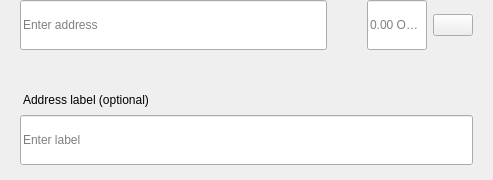
<?xml version="1.0" encoding="UTF-8"?>
<ui version="4.0">
 <class>SendMultiRow</class>
 <widget class="QWidget" name="SendMultiRow">
  <property name="geometry">
   <rect>
    <x>0</x>
    <y>0</y>
    <width>493</width>
    <height>180</height>
   </rect>
  </property>
  <property name="minimumSize">
   <size>
    <width>0</width>
    <height>0</height>
   </size>
  </property>
  <property name="maximumSize">
   <size>
    <width>16777215</width>
    <height>16777215</height>
   </size>
  </property>
  <property name="windowTitle">
   <string>Form</string>
  </property>
  <layout class="QVBoxLayout" name="verticalLayout_3">
   <property name="spacing">
    <number>0</number>
   </property>
   <property name="leftMargin">
    <number>0</number>
   </property>
   <property name="topMargin">
    <number>0</number>
   </property>
   <property name="rightMargin">
    <number>20</number>
   </property>
   <property name="bottomMargin">
    <number>5</number>
   </property>
   <item alignment="Qt::AlignTop">
    <widget class="QWidget" name="widget" native="true">
     <property name="sizePolicy">
      <sizepolicy hsizetype="Expanding" vsizetype="Maximum">
       <horstretch>0</horstretch>
       <verstretch>0</verstretch>
      </sizepolicy>
     </property>
     <property name="minimumSize">
      <size>
       <width>0</width>
       <height>60</height>
      </size>
     </property>
     <property name="maximumSize">
      <size>
       <width>16777215</width>
       <height>85</height>
      </size>
     </property>
     <layout class="QHBoxLayout" name="horizontalLayout" stretch="6,0,2">
      <property name="spacing">
       <number>0</number>
      </property>
      <property name="leftMargin">
       <number>8</number>
      </property>
      <property name="topMargin">
       <number>0</number>
      </property>
      <property name="rightMargin">
       <number>0</number>
      </property>
      <property name="bottomMargin">
       <number>0</number>
      </property>
      <item alignment="Qt::AlignTop">
       <widget class="QStackedWidget" name="stackedAddress">
        <property name="minimumSize">
         <size>
          <width>0</width>
          <height>50</height>
         </size>
        </property>
        <property name="maximumSize">
         <size>
          <width>16777215</width>
          <height>50</height>
         </size>
        </property>
        <widget class="QWidget" name="page_4">
         <property name="sizePolicy">
          <sizepolicy hsizetype="Expanding" vsizetype="Preferred">
           <horstretch>0</horstretch>
           <verstretch>0</verstretch>
          </sizepolicy>
         </property>
         <property name="minimumSize">
          <size>
           <width>0</width>
           <height>50</height>
          </size>
         </property>
         <property name="maximumSize">
          <size>
           <width>16777215</width>
           <height>55</height>
          </size>
         </property>
         <layout class="QVBoxLayout" name="verticalLayout_7">
          <property name="spacing">
           <number>0</number>
          </property>
          <property name="leftMargin">
           <number>12</number>
          </property>
          <property name="topMargin">
           <number>0</number>
          </property>
          <property name="rightMargin">
           <number>0</number>
          </property>
          <property name="bottomMargin">
           <number>0</number>
          </property>
          <item>
           <widget class="QLineEdit" name="lineEditAddress">
            <property name="minimumSize">
             <size>
              <width>0</width>
              <height>50</height>
             </size>
            </property>
            <property name="maximumSize">
             <size>
              <width>16777215</width>
              <height>50</height>
             </size>
            </property>
            <property name="placeholderText">
             <string>Enter address</string>
            </property>
           </widget>
          </item>
         </layout>
        </widget>
        <widget class="QWidget" name="page_3"/>
       </widget>
      </item>
      <item>
       <spacer name="horizontalSpacer_3">
        <property name="orientation">
         <enum>Qt::Horizontal</enum>
        </property>
        <property name="sizeType">
         <enum>QSizePolicy::Fixed</enum>
        </property>
        <property name="sizeHint" stdset="0">
         <size>
          <width>40</width>
          <height>20</height>
         </size>
        </property>
       </spacer>
      </item>
      <item>
       <layout class="QHBoxLayout" name="horizontalLayout_2">
        <property name="spacing">
         <number>6</number>
        </property>
        <item alignment="Qt::AlignTop">
         <widget class="QLineEdit" name="lineEditAmount">
          <property name="sizePolicy">
           <sizepolicy hsizetype="Expanding" vsizetype="Preferred">
            <horstretch>0</horstretch>
            <verstretch>0</verstretch>
           </sizepolicy>
          </property>
          <property name="minimumSize">
           <size>
            <width>0</width>
            <height>50</height>
           </size>
          </property>
          <property name="maximumSize">
           <size>
            <width>16777215</width>
            <height>50</height>
           </size>
          </property>
          <property name="maxLength">
           <number>17</number>
          </property>
          <property name="alignment">
           <set>Qt::AlignLeading|Qt::AlignLeft|Qt::AlignVCenter</set>
          </property>
          <property name="placeholderText">
           <string notr="true">0.00 OZTG</string>
          </property>
         </widget>
        </item>
        <item>
         <layout class="QVBoxLayout" name="verticalLayout">
          <property name="topMargin">
           <number>14</number>
          </property>
          <property name="bottomMargin">
           <number>0</number>
          </property>
          <item alignment="Qt::AlignTop">
           <widget class="QPushButton" name="btnMenu">
            <property name="minimumSize">
             <size>
              <width>0</width>
              <height>0</height>
             </size>
            </property>
            <property name="maximumSize">
             <size>
              <width>16777215</width>
              <height>16777215</height>
             </size>
            </property>
            <property name="focusPolicy">
             <enum>Qt::NoFocus</enum>
            </property>
            <property name="text">
             <string/>
            </property>
           </widget>
          </item>
         </layout>
        </item>
       </layout>
      </item>
     </layout>
    </widget>
   </item>
   <item>
    <widget class="QWidget" name="layoutLabel" native="true">
     <property name="minimumSize">
      <size>
       <width>0</width>
       <height>0</height>
      </size>
     </property>
     <property name="maximumSize">
      <size>
       <width>16777215</width>
       <height>16777215</height>
      </size>
     </property>
     <layout class="QVBoxLayout" name="verticalLayout_9">
      <property name="spacing">
       <number>6</number>
      </property>
      <property name="leftMargin">
       <number>20</number>
      </property>
      <property name="topMargin">
       <number>0</number>
      </property>
      <property name="rightMargin">
       <number>0</number>
      </property>
      <property name="bottomMargin">
       <number>10</number>
      </property>
      <item>
       <spacer name="verticalSpacer">
        <property name="orientation">
         <enum>Qt::Vertical</enum>
        </property>
        <property name="sizeType">
         <enum>QSizePolicy::Fixed</enum>
        </property>
        <property name="sizeHint" stdset="0">
         <size>
          <width>20</width>
          <height>20</height>
         </size>
        </property>
       </spacer>
      </item>
      <item>
       <widget class="QLabel" name="labelSubtitleDescription">
        <property name="styleSheet">
         <string notr="true">margin-bottom:2px;
margin-left:0.05px;
padding:0px;</string>
        </property>
        <property name="text">
         <string>Address label (optional)</string>
        </property>
       </widget>
      </item>
      <item>
       <widget class="QLineEdit" name="lineEditDescription">
        <property name="minimumSize">
         <size>
          <width>0</width>
          <height>50</height>
         </size>
        </property>
        <property name="maximumSize">
         <size>
          <width>16777215</width>
          <height>50</height>
         </size>
        </property>
        <property name="placeholderText">
         <string>Enter label</string>
        </property>
       </widget>
      </item>
     </layout>
    </widget>
   </item>
  </layout>
 </widget>
 <resources/>
 <connections/>
</ui>
